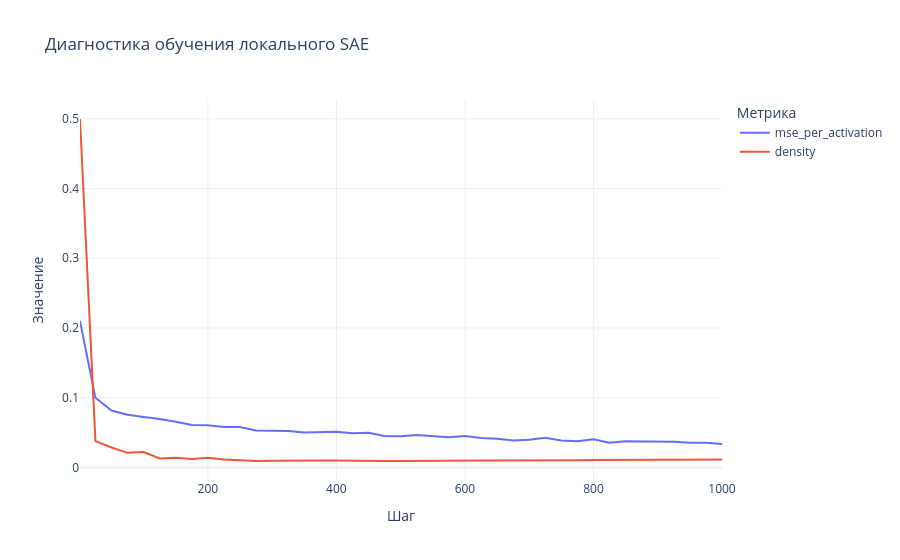

Notebook source saved alongside this figure:
### Markdown cell above
Кривые получаются шумными, потому что каждый шаг использует свежую выборку активаций. Для быстрой проверки достаточно следить, что `mse_per_activation` снижается, а `mean_l0` остаётся заметно меньше полного размера словаря.

Для серьёзного сравнения нужны более длинное обучение, несколько seed и отдельная validation-выборка.

### Code cell
if not local_sae_history.empty:
    training_figure = px.line(
        local_sae_history,
        x="step",
        y=["mse_per_activation", "density"],
        title="Диагностика обучения локального SAE",
        labels={"step": "Шаг", "value": "Значение", "variable": "Метрика"},
        template=PLOTLY_TEMPLATE,
    )
    training_figure.show()

### Figure 1 — Plotly figure (JSON) as saved in the notebook; plotly's stock layout.template omitted (floating-point values rounded to 4 significant figures)
{"data": [{"hovertemplate": "Метрика=mse_per_activation<br>Шаг=%{x}<br>Значение=%{y}<extra></extra>", "legendgroup": "mse_per_activation", "line": {"color": "#636efa", "dash": "solid"}, "marker": {"symbol": "circle"}, "mode": "lines", "name": "mse_per_activation", "orientation": "v", "showlegend": true, "type": "scatter", "x": [1, 25, 50, 75, 100, 125, 150, 175, 200, 225, 250, 275, 300, 325, 350, 375, 400, 425, 450, 475, 500, 525, 550, 575, 600, 625, 650, 675, 700, 725, 750, 775, 800, 825, 850, 875, 900, 925, 950, 975, 1000], "xaxis": "x", "y": [0.2102, 0.09988, 0.08149, 0.0756, 0.07237, 0.06956, 0.06555, 0.06082, 0.06048, 0.05785, 0.05786, 0.05307, 0.05267, 0.05209, 0.04991, 0.05074, 0.05097, 0.04895, 0.04977, 0.04519, 0.04483, 0.04654, 0.04516, 0.04327, 0.04496, 0.04213, 0.0412, 0.03863, 0.03955, 0.04254, 0.03843, 0.0375, 0.04023, 0.03527, 0.03733, 0.03704, 0.03619, 0.03688, 0.03549, 0.03528, 0.03351], "yaxis": "y"}, {"hovertemplate": "Метрика=density<br>Шаг=%{x}<br>Значение=%{y}<extra></extra>", "legendgroup": "density", "line": {"color": "#EF553B", "dash": "solid"}, "marker": {"symbol": "circle"}, "mode": "lines", "name": "density", "orientation": "v", "showlegend": true, "type": "scatter", "x": [1, 25, 50, 75, 100, 125, 150, 175, 200, 225, 250, 275, 300, 325, 350, 375, 400, 425, 450, 475, 500, 525, 550, 575, 600, 625, 650, 675, 700, 725, 750, 775, 800, 825, 850, 875, 900, 925, 950, 975, 1000], "xaxis": "x", "y": [0.4997, 0.03775, 0.02861, 0.02085, 0.022, 0.01273, 0.01375, 0.01219, 0.01382, 0.01128, 0.01023, 0.009261, 0.009581, 0.009919, 0.009579, 0.009734, 0.009867, 0.00937, 0.009559, 0.009174, 0.009328, 0.009677, 0.009741, 0.009638, 0.009877, 0.01005, 0.01002, 0.009906, 0.01026, 0.01057, 0.01031, 0.01027, 0.0105, 0.01038, 0.01052, 0.01086, 0.01103, 0.01104, 0.01091, 0.0111, 0.01122], "yaxis": "y"}], "layout": {"legend": {"title": {"text": "Метрика"}, "tracegroupgap": 0}, "title": {"text": "Диагностика обучения локального SAE"}, "xaxis": {"anchor": "y", "domain": [0, 1], "title": {"text": "Шаг"}}, "yaxis": {"anchor": "x", "domain": [0, 1], "title": {"text": "Значение"}}}}
